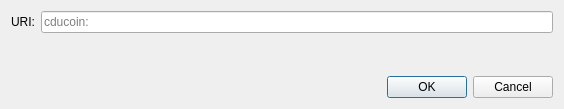
<?xml version="1.0" encoding="UTF-8"?>
<ui version="4.0">
 <class>OpenURIDialog</class>
 <widget class="QDialog" name="OpenURIDialog">
  <property name="geometry">
   <rect>
    <x>0</x>
    <y>0</y>
    <width>564</width>
    <height>109</height>
   </rect>
  </property>
  <property name="windowTitle">
   <string>Open cducoin URI</string>
  </property>
  <layout class="QVBoxLayout" name="verticalLayout">
   <item>
    <layout class="QHBoxLayout" name="horizontalLayout">
     <item>
      <widget class="QLabel" name="label">
       <property name="text">
        <string>URI:</string>
       </property>
      </widget>
     </item>
     <item>
      <widget class="QValidatedLineEdit" name="uriEdit">
       <property name="placeholderText">
        <string notr="true">cducoin:</string>
       </property>
      </widget>
     </item>
    </layout>
   </item>
   <item>
    <spacer name="verticalSpacer">
     <property name="orientation">
      <enum>Qt::Vertical</enum>
     </property>
     <property name="sizeHint" stdset="0">
      <size>
       <width>20</width>
       <height>40</height>
      </size>
     </property>
    </spacer>
   </item>
   <item>
    <widget class="QDialogButtonBox" name="buttonBox">
     <property name="orientation">
      <enum>Qt::Horizontal</enum>
     </property>
     <property name="standardButtons">
      <set>QDialogButtonBox::Cancel|QDialogButtonBox::Ok</set>
     </property>
    </widget>
   </item>
  </layout>
 </widget>
 <customwidgets>
  <customwidget>
   <class>QValidatedLineEdit</class>
   <extends>QLineEdit</extends>
   <header>qt/qvalidatedlineedit.h</header>
  </customwidget>
 </customwidgets>
 <resources/>
 <connections>
  <connection>
   <sender>buttonBox</sender>
   <signal>accepted()</signal>
   <receiver>OpenURIDialog</receiver>
   <slot>accept()</slot>
   <hints>
    <hint type="sourcelabel">
     <x>248</x>
     <y>254</y>
    </hint>
    <hint type="destinationlabel">
     <x>157</x>
     <y>274</y>
    </hint>
   </hints>
  </connection>
  <connection>
   <sender>buttonBox</sender>
   <signal>rejected()</signal>
   <receiver>OpenURIDialog</receiver>
   <slot>reject()</slot>
   <hints>
    <hint type="sourcelabel">
     <x>316</x>
     <y>260</y>
    </hint>
    <hint type="destinationlabel">
     <x>286</x>
     <y>274</y>
    </hint>
   </hints>
  </connection>
 </connections>
</ui>
